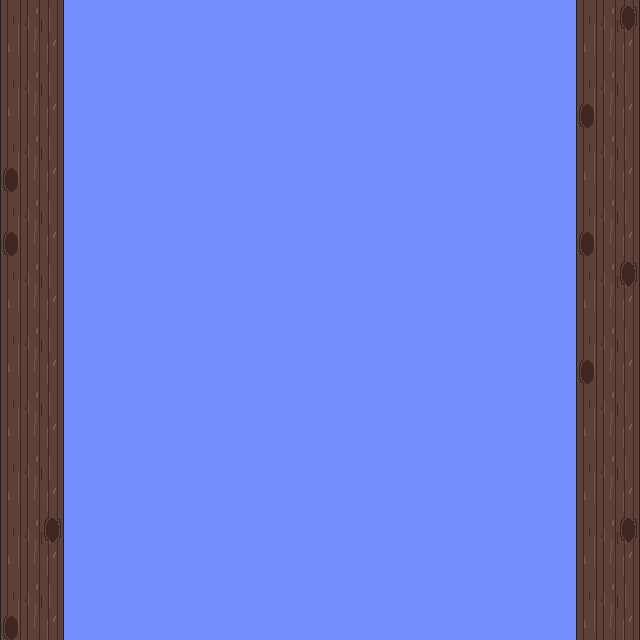

This is a level from a 2D game, rendered from its Tiled map with the project's own tilesets. A one-line summary and the complete map file follow:
An orthogonal 10x10 tile map with 64x64 px tiles, 1 tile layer (Tile Layer 1).

<map version="1.0" orientation="orthogonal" renderorder="right-down" width="10" height="10" tilewidth="64" tileheight="64" nextobjectid="1">
 <tileset firstgid="1" name="stuff" tilewidth="64" tileheight="64">
  <tile id="0">
   <image width="64" height="64" source="blanksky.png" />
  </tile>
  <tile id="1">
   <image width="64" height="64" source="blanksky.png" />
  </tile>
  <tile id="2">
   <image width="64" height="64" source="treemiddle.png" />
  </tile>
  <tile id="3">
   <image width="64" height="64" source="treemiddle2.png" />
  </tile>
  <tile id="4">
   <image width="64" height="64" source="treemiddle3.png" />
  </tile>
 </tileset>
 <layer name="Tile Layer 1" width="10" height="10">
  <data>
   <tile gid="5" />
   <tile gid="1" />
   <tile gid="1" />
   <tile gid="1" />
   <tile gid="1" />
   <tile gid="1" />
   <tile gid="1" />
   <tile gid="1" />
   <tile gid="1" />
   <tile gid="3" />
   <tile gid="5" />
   <tile gid="1" />
   <tile gid="1" />
   <tile gid="1" />
   <tile gid="1" />
   <tile gid="1" />
   <tile gid="1" />
   <tile gid="1" />
   <tile gid="1" />
   <tile gid="4" />
   <tile gid="4" />
   <tile gid="1" />
   <tile gid="1" />
   <tile gid="1" />
   <tile gid="1" />
   <tile gid="1" />
   <tile gid="1" />
   <tile gid="1" />
   <tile gid="1" />
   <tile gid="5" />
   <tile gid="4" />
   <tile gid="1" />
   <tile gid="1" />
   <tile gid="1" />
   <tile gid="1" />
   <tile gid="1" />
   <tile gid="1" />
   <tile gid="1" />
   <tile gid="1" />
   <tile gid="4" />
   <tile gid="5" />
   <tile gid="1" />
   <tile gid="1" />
   <tile gid="1" />
   <tile gid="1" />
   <tile gid="1" />
   <tile gid="1" />
   <tile gid="1" />
   <tile gid="1" />
   <tile gid="3" />
   <tile gid="5" />
   <tile gid="1" />
   <tile gid="1" />
   <tile gid="1" />
   <tile gid="1" />
   <tile gid="1" />
   <tile gid="1" />
   <tile gid="1" />
   <tile gid="1" />
   <tile gid="4" />
   <tile gid="5" />
   <tile gid="1" />
   <tile gid="1" />
   <tile gid="1" />
   <tile gid="1" />
   <tile gid="1" />
   <tile gid="1" />
   <tile gid="1" />
   <tile gid="1" />
   <tile gid="5" />
   <tile gid="5" />
   <tile gid="1" />
   <tile gid="1" />
   <tile gid="1" />
   <tile gid="1" />
   <tile gid="1" />
   <tile gid="1" />
   <tile gid="1" />
   <tile gid="1" />
   <tile gid="5" />
   <tile gid="3" />
   <tile gid="1" />
   <tile gid="1" />
   <tile gid="1" />
   <tile gid="1" />
   <tile gid="1" />
   <tile gid="1" />
   <tile gid="1" />
   <tile gid="1" />
   <tile gid="3" />
   <tile gid="4" />
   <tile gid="2" />
   <tile gid="2" />
   <tile gid="2" />
   <tile gid="2" />
   <tile gid="2" />
   <tile gid="2" />
   <tile gid="2" />
   <tile gid="2" />
   <tile gid="5" />
  </data>
 </layer>
</map>
